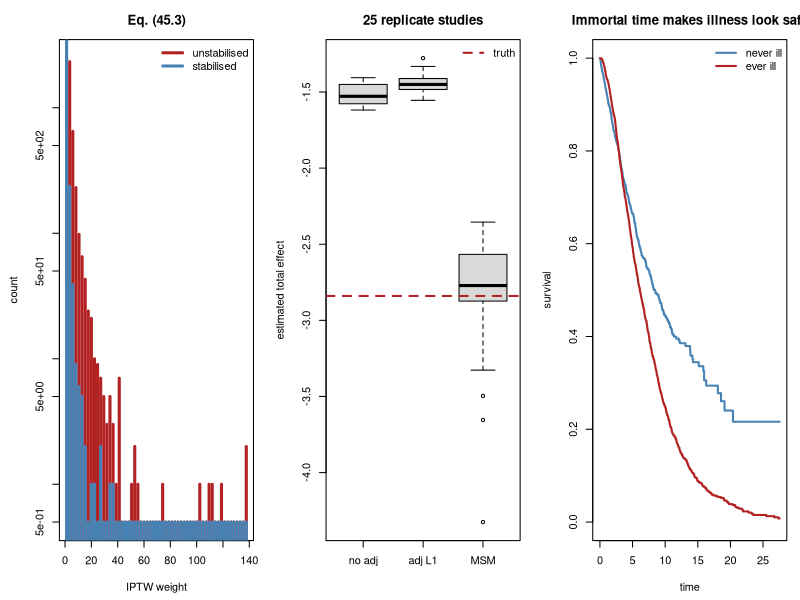

The R source for this figure:
## ---- chunk 1
suppressPackageStartupMessages(library(survival))
MODULE_NAME <- "45_longitudinal_causal"
OUT <- file.path(Sys.getenv("STATS_OUT", unset = "results"), MODULE_NAME)
dir.create(OUT, recursive = TRUE, showWarnings = FALSE)
header <- function(txt) cat("\n", strrep("=", 72), "\n", txt, "\n",
                            strrep("=", 72), "\n", sep = "")
set.seed(45)
TRUE_PER_PERIOD <- -1.0       # effect of one period of treatment on Y
## ---- chunk 2
header("1. Simulating the structure in eq. (45.1)")
simulate_study <- function(n = 6000, seed = 0, effect = TRUE_PER_PERIOD) {
  set.seed(seed)
  U <- rnorm(n)                             # stable frailty, unobserved
  L0 <- rnorm(n) + 0.8 * U                  # baseline biomarker
  A0 <- as.numeric(runif(n) < plogis(0.9 * L0))
  # L1 responds to treatment AND to frailty: mediator and confounder at once.
  L1 <- 0.7 * L0 + 0.9 * U - 1.4 * A0 + rnorm(n)
  A1 <- as.numeric(runif(n) < plogis(0.9 * L1))
  Y <- effect * (A0 + A1) + 1.1 * U + 0.6 * L1 + rnorm(n)
  data.frame(U = U, L0 = L0, A0 = A0, L1 = L1, A1 = A1, Y = Y, cum = A0 + A1)
}
## ---- chunk 3
true_mean <- function(a0, a1, n = 400000, seed = 99,
                      effect = TRUE_PER_PERIOD) {
  set.seed(seed)
  U <- rnorm(n)
  L0 <- rnorm(n) + 0.8 * U
  L1 <- 0.7 * L0 + 0.9 * U - 1.4 * a0 + rnorm(n)
  mean(effect * (a0 + a1) + 1.1 * U + 0.6 * L1 + rnorm(n))
}
BASE <- true_mean(0, 0)
TRUE_A0 <- true_mean(1, 0) - BASE
TRUE_A1 <- true_mean(0, 1) - BASE
TRUE_BOTH <- true_mean(1, 1) - BASE
d <- simulate_study(seed = 1)
cat(sprintf("  n = %d, direct effect per period = %.1f\n", nrow(d),
            TRUE_PER_PERIOD))
cat("\n  TRUE effects, obtained by intervening on the simulation:\n")
cat(sprintf("    treat at t0 only : %+.3f   (direct %+.2f, plus %+.2f through L1)\n",
            TRUE_A0, TRUE_PER_PERIOD, -1.4 * 0.6))
cat(sprintf("    treat at t1 only : %+.3f   (direct only; nothing downstream)\n",
            TRUE_A1))
cat(sprintf("    treat in both    : %+.3f\n", TRUE_BOTH))
cat("\n  The two periods do NOT have the same total effect, because only A0\n")
cat("  has a mediated path. An MSM with a single 'cumulative treatment'\n")
cat("  coefficient would be misspecified here.\n")
cat(sprintf("  treated at t0: %.1f%%; treated at t1: %.1f%%\n",
            100 * mean(d$A0), 100 * mean(d$A1)))
cat("\n  L1 is caused by A0 (coefficient -1.4) and predicts A1:\n")
cat(sprintf("    mean L1 | A0=0 : %+.3f\n", mean(d$L1[d$A0 == 0])))
cat(sprintf("    mean L1 | A0=1 : %+.3f\n", mean(d$L1[d$A0 == 1])))
cat(sprintf("    corr(L1, A1)   : %+.3f\n", cor(d$L1, d$A1)))
cat("\n  Treatment at t0 lowers the biomarker, and a low biomarker makes
  treatment at t1 less likely. So L1 sits on the causal path from A0 to Y and
  simultaneously confounds A1.\n")
## ---- chunk 4
header("2. Adjust for L1, or do not: both are wrong")
models <- list("Y ~ cum (no adjustment)" = Y ~ cum,
               "Y ~ cum + L0" = Y ~ cum + L0,
               "Y ~ cum + L0 + L1 (adjust the mediator)" = Y ~ cum + L0 + L1,
               "Y ~ cum + L0 + L1 + U (impossible)" = Y ~ cum + L0 + L1 + U)
cat(sprintf("  true effect of treatment in BOTH periods = %.3f\n\n", TRUE_BOTH))
cat(sprintf("  %-44s%11s%9s\n", "model", "estimate", "bias"))
for (nm in names(models)) {
  b <- coef(lm(models[[nm]], data = d))[["cum"]] * 2
  cat(sprintf("  %-44s%11.3f%9.3f\n", nm, b, b - TRUE_BOTH))
}
cat("\n  Not adjusting for L1 leaves A1 confounded by the biomarker. Adjusting
  for L1 blocks the pathway through which A0 acts, and additionally conditions
  on a collider (L1 is caused by both A0 and U), which opens a new bias.

  Even the impossible model, which adjusts for the unobserved frailty U, does
  not recover the total effect, because it still blocks the mediated path.

  There is no covariate set that fixes this. The problem is not a missing
  variable, it is that one variable has two incompatible roles.\n")
## ---- chunk 5
header("3. Stabilised weights and the MSM (45.2)-(45.3)")
msm_weights <- function(d, stabilise = TRUE, truncate = NULL) {
  # Denominator: treatment model given the full measured history.
  p0_d <- predict(glm(A0 ~ L0, binomial(), d), type = "response")
  p1_d <- predict(glm(A1 ~ L1 + L0 + A0, binomial(), d), type = "response")
  den <- ifelse(d$A0 == 1, p0_d, 1 - p0_d) * ifelse(d$A1 == 1, p1_d, 1 - p1_d)
  num <- 1
  if (stabilise) {
    p0_n <- predict(glm(A0 ~ 1, binomial(), d), type = "response")
    p1_n <- predict(glm(A1 ~ A0, binomial(), d), type = "response")
    num <- ifelse(d$A0 == 1, p0_n, 1 - p0_n) *
           ifelse(d$A1 == 1, p1_n, 1 - p1_n)
  }
  w <- num / den
  if (!is.null(truncate))
    w <- pmin(pmax(w, quantile(w, truncate / 100)),
              quantile(w, 1 - truncate / 100))
  w
}
## ---- chunk 6
acc <- matrix(NA_real_, 25, 6)
for (i in 1:25) {
  di <- simulate_study(n = 6000, seed = 1200 + i)
  f1 <- coef(lm(Y ~ A0 + A1 + L0, data = di))
  f2 <- coef(lm(Y ~ A0 + A1 + L0 + L1, data = di))
  fm <- coef(lm(Y ~ A0 + A1, data = di, weights = msm_weights(di)))
  acc[i, ] <- c(f1[["A0"]], f1[["A1"]], f2[["A0"]], f2[["A1"]],
                fm[["A0"]], fm[["A1"]])
}
m <- colMeans(acc)
cat("  mean over 25 replicate studies of n = 6,000\n\n")
cat(sprintf("  %-40s%11s%11s%9s%9s\n", "method", "A0 effect", "A1 effect",
            "both", "bias"))
for (z in list(list("regression adjusting L0 only", 1, 2),
               list("regression adjusting L0 and L1", 3, 4),
               list("MSM by stabilised IPTW (45.3)", 5, 6))) {
  tot <- m[z[[2]]] + m[z[[3]]]
  cat(sprintf("  %-40s%11.3f%11.3f%9.3f%9.3f\n", z[[1]], m[z[[2]]],
              m[z[[3]]], tot, tot - TRUE_BOTH))
}
cat(sprintf("  %-40s%11.3f%11.3f%9.3f%9.3f\n", "TRUTH (by intervention)",
            TRUE_A0, TRUE_A1, TRUE_BOTH, 0))
w <- msm_weights(d)
cat("\n  The MSM recovers both effects, including the larger total effect of
  A0 that runs partly through L1. The weights build a pseudo-population in
  which L1 no longer predicts A1, so the confounding is removed WITHOUT
  conditioning on the mediator, which is why the mediated path survives in the
  estimate.

  The regression adjusting for L1 does the opposite: it recovers roughly the
  DIRECT effect of A0 and loses the mediated part entirely.

  Note the MSM still assumes no unmeasured confounding of treatment, which
  here means it would fail if U affected treatment directly. Weighting fixes
  the structural problem, not the ignorability assumption.\n")
## ---- chunk 7
header("4. Weight diagnostics, and why stabilisation matters")
w_un <- msm_weights(d, stabilise = FALSE)
cat(sprintf("  %-26s%8s%9s%10s%10s%9s\n", "weights", "mean", "SD", "max",
            "ESS", "ESS %"))
for (z in list(list("unstabilised", w_un), list("stabilised (45.3)", w),
               list("stabilised + 1% trim", msm_weights(d, truncate = 1)))) {
  ww <- z[[2]]
  ess <- sum(ww)^2 / sum(ww^2)
  cat(sprintf("  %-26s%8.3f%9.3f%10.2f%10.0f%9.1f\n", z[[1]], mean(ww),
              sd(ww), max(ww), ess, 100 * ess / nrow(d)))
}
cat("\n  Stabilised weights have mean near 1 and a far smaller spread, which
  is why they are the default: same estimand, much lower variance.

  The effective sample size is the number to report. A study of 6,000 people
  whose weights leave an ESS of 2,000 has the precision of a study of 2,000,
  and if the ESS collapses the estimate is being driven by a handful of
  individuals with extreme weights.

  Truncation buys stability and introduces bias. State the rule you used and
  show the estimate with and without it.\n")
## ---- chunk 8
header("5. When some people could never have been treated")
cat(sprintf("  %-30s%14s%13s%15s\n", "treatment model strength",
            "min P(treat)", "max weight", "MSM estimate"))
for (strength in c(0.9, 2.0, 4.0)) {
  set.seed(9)
  n <- 6000
  U <- rnorm(n); L0 <- rnorm(n) + 0.8 * U
  A0 <- as.numeric(runif(n) < plogis(strength * L0))
  L1 <- 0.7 * L0 + 0.9 * U - 1.4 * A0 + rnorm(n)
  A1 <- as.numeric(runif(n) < plogis(strength * L1))
  Y <- TRUE_PER_PERIOD * (A0 + A1) + 1.1 * U + 0.6 * L1 + rnorm(n)
  dd <- data.frame(L0 = L0, A0 = A0, L1 = L1, A1 = A1, Y = Y, cum = A0 + A1)
  ww <- msm_weights(dd)
  p1 <- predict(glm(A1 ~ L1 + L0 + A0, binomial(), dd), type = "response")
  est <- coef(lm(Y ~ cum, data = dd, weights = ww))[[2]] * 2
  cat(sprintf("  %-30.1f%14.4f%13.1f%15.3f\n", strength,
              min(min(p1), 1 - max(p1)), max(ww), est))
}
cat(sprintf("  %-30s%14s%13s%15.3f\n", "TRUTH", "", "", TRUE_BOTH))
cat("\n  As the treatment becomes more deterministic, some people have almost
  no chance of receiving the treatment they did not receive. Their weights
  explode and the estimate degrades.

  This is a POSITIVITY violation, and it is the reason to inspect the
  predicted probability distribution before weighting. If a subgroup never
  receives one of the treatments, no method can tell you what would have
  happened to them; the honest move is to restrict the population and say
  so.\n")
## ---- chunk 9
header("6. Illness-death: more than one thing can happen (45.4)")
set.seed(12)
n <- 4000
# Healthy -> Ill -> Dead, with direct Healthy -> Dead too.
rate_ill <- 0.12; rate_death_h <- 0.05; rate_death_i <- 0.30
t_ill <- rexp(n, rate_ill)
t_death_h <- rexp(n, rate_death_h)
becomes_ill <- t_ill < t_death_h
t_entry_ill <- ifelse(becomes_ill, t_ill, Inf)
t_death <- ifelse(becomes_ill, t_ill + rexp(n, rate_death_i), t_death_h)
cens <- rexp(n, 1 / 8)
obs <- pmin(t_death, cens); died <- t_death <= cens
cat(sprintf("  transition intensities (45.4): healthy->ill %.2f, healthy->dead %.2f, ill->dead %.2f\n\n",
            rate_ill, rate_death_h, rate_death_i))
cat(sprintf("  %-44s%10s\n", "quantity", "value"))
cat(sprintf("  %-44s%9.1f%%\n", "became ill before dying", 100 * mean(becomes_ill)))
cat(sprintf("  %-44s%9.1f%%\n", "died during follow-up", 100 * mean(died)))
# The mistake: treat illness as a fixed baseline covariate.
ever_ill <- becomes_ill & (t_entry_ill <= obs)
naive <- t.test(obs[ever_ill], obs[!ever_ill])
cat("\n  Naive comparison, 'ever ill' as a baseline group:\n")
cat(sprintf("    mean follow-up if ever ill    : %.2f\n", mean(obs[ever_ill])))
cat(sprintf("    mean follow-up if never ill   : %.2f\n", mean(obs[!ever_ill])))
cat(sprintf("    p = %.2e\n", naive$p.value))
cat("\n  To be classified as 'ever ill' you must first survive long enough to
  become ill, so the comparison is contaminated by immortal time, exactly as
  in Module 28b. Illness is a STATE ENTERED AT A TIME, not a baseline
  attribute.

  The multi-state formulation keeps each transition separate: each intensity
  in (45.4) is estimated on the people actually at risk of that transition at
  that moment. Competing risks (Module 28b) is the special case where the
  states are absorbing and there is no recovery.\n")
# Show the fix: split follow-up at the moment of illness.
rows <- list()
for (i in seq_len(n)) {
  if (becomes_ill[i] && t_entry_ill[i] < obs[i]) {
    rows[[length(rows) + 1]] <- c(0, t_entry_ill[i], 0, 0)
    rows[[length(rows) + 1]] <- c(t_entry_ill[i], obs[i], as.integer(died[i]), 1)
  } else {
    rows[[length(rows) + 1]] <- c(0, obs[i], as.integer(died[i]), 0)
  }
}
tv <- as.data.frame(do.call(rbind, rows))
names(tv) <- c("start", "stop", "event", "ill")
tv <- tv[tv$stop > tv$start, ]
py <- tapply(tv$stop - tv$start, tv$ill, sum)
ev <- tapply(tv$event, tv$ill, sum)
cat("  Splitting follow-up at the moment of illness:\n")
cat(sprintf("    death rate while healthy : %.3f per unit time (true %.2f)\n",
            ev[["0"]] / py[["0"]], rate_death_h))
cat(sprintf("    death rate while ill     : %.3f per unit time (true %.2f)\n",
            ev[["1"]] / py[["1"]], rate_death_i))
## ---- chunk 10
png(file.path(OUT, "longitudinal_causal.png"), width = 1300, height = 450)
par(mfrow = c(1, 3), mar = c(4.5, 4.5, 3, 1))
br <- seq(0, max(c(w_un, w)) + 0.2, length.out = 60)
h1 <- hist(w_un, breaks = br, plot = FALSE)
h2 <- hist(w, breaks = br, plot = FALSE)
plot(h1$mids, pmax(h1$counts, 0.5), type = "h", log = "y", col = "firebrick",
     lwd = 3, xlab = "IPTW weight", ylab = "count", main = "Eq. (45.3)")
points(h2$mids, pmax(h2$counts, 0.5), type = "h", col = "steelblue", lwd = 3)
legend("topright", c("unstabilised", "stabilised"), lwd = 3, bty = "n",
       col = c("firebrick", "steelblue"))
boxplot(list(`no adj` = acc[, 1] + acc[, 2], `adj L1` = acc[, 3] + acc[, 4],
             MSM = acc[, 5] + acc[, 6]), col = "grey85",
        ylab = "estimated total effect",
        main = "25 replicate studies")
abline(h = TRUE_BOTH, col = "firebrick", lwd = 2, lty = 2)
legend("topright", "truth", lty = 2, lwd = 2, col = "firebrick", bty = "n")
km_h <- survfit(Surv(obs[!ever_ill], died[!ever_ill]) ~ 1)
km_i <- survfit(Surv(obs[ever_ill], died[ever_ill]) ~ 1)
plot(km_h, conf.int = FALSE, col = "steelblue", lwd = 2, xlab = "time",
     ylab = "survival", main = "Immortal time makes illness look safe")
lines(km_i, conf.int = FALSE, col = "firebrick", lwd = 2)
legend("topright", c("never ill", "ever ill"), lwd = 2, bty = "n",
       col = c("steelblue", "firebrick"))
invisible(dev.off())
cat("\nFigure written to", file.path(OUT, "longitudinal_causal.png"), "\n")
## ---- chunk 11

## ---- chunk 12
# sim_fb <- function(fb, seed = 0, n = 5000) {
#   set.seed(seed)
#   U <- rnorm(n); L0 <- rnorm(n) + 0.8 * U
#   A0 <- as.numeric(runif(n) < plogis(0.9 * L0))
#   L1 <- 0.7 * L0 + 0.9 * U - fb * A0 + rnorm(n)
#   A1 <- as.numeric(runif(n) < plogis(0.9 * L1))
#   Y <- TRUE_PER_PERIOD * (A0 + A1) + 1.1 * U + 0.6 * L1 + rnorm(n)
#   data.frame(L0 = L0, A0 = A0, L1 = L1, A1 = A1, Y = Y, cum = A0 + A1)
# }
# cat(sprintf("  %-22s%10s%10s%10s\n", "A0 -> L1 feedback", "no adj",
#             "adj L1", "MSM"))
# for (fb in c(0.0, 0.5, 1.4, 2.5)) {
#   dd <- sim_fb(fb, seed = 31)
#   a <- coef(lm(Y ~ cum + L0, data = dd))[[2]] * 2
#   b <- coef(lm(Y ~ cum + L0 + L1, data = dd))[[2]] * 2
#   cc <- coef(lm(Y ~ cum, data = dd, weights = msm_weights(dd)))[[2]] * 2
#   cat(sprintf("  %-22.1f%10.3f%10.3f%10.3f\n", fb, a, b, cc))
# }
# cat("\n  (the true total effect changes with the feedback, because the
#   mediated path is part of it: it is -2.0 at fb = 0 and more negative as
#   fb grows)\n")
#
# ## With NO feedback (fb = 0) the problem disappears: L1 is a plain
# ## confounder, adjusting for it is correct, and the methods roughly agree.
# ## That is worth seeing, because it shows g-methods are not needed
# ## everywhere.
# ##
# ## As the feedback grows, the two regressions move in OPPOSITE directions
# ## while the MSM tracks the (moving) truth. Opposite directions is the
# ## diagnostic signature: if adjusting and not adjusting for a time-varying
# ## covariate give answers that straddle rather than bracket, you have this
# ## structure.
# ##
# ## The condition for needing g-methods is precise: a covariate that both
# ## predicts later treatment AND is affected by earlier treatment.
## ---- chunk 13

## ---- chunk 14
# sim_u <- function(u_on_a, seed = 0, n = 6000) {
#   set.seed(seed)
#   U <- rnorm(n); L0 <- rnorm(n) + 0.8 * U
#   A0 <- as.numeric(runif(n) < plogis(0.9 * L0 + u_on_a * U))
#   L1 <- 0.7 * L0 + 0.9 * U - 1.4 * A0 + rnorm(n)
#   A1 <- as.numeric(runif(n) < plogis(0.9 * L1 + u_on_a * U))
#   Y <- TRUE_PER_PERIOD * (A0 + A1) + 1.1 * U + 0.6 * L1 + rnorm(n)
#   data.frame(L0 = L0, A0 = A0, L1 = L1, A1 = A1, Y = Y, cum = A0 + A1)
# }
# cat(sprintf("  true total effect = %.3f\n\n", TRUE_BOTH))
# cat(sprintf("  %-28s%14s%9s\n", "U -> treatment strength", "MSM estimate",
#             "bias"))
# for (uo in c(0.0, 0.4, 0.8, 1.5)) {
#   dd <- sim_u(uo, seed = 41)
#   est <- coef(lm(Y ~ cum, data = dd, weights = msm_weights(dd)))[[2]] * 2
#   cat(sprintf("  %-28.1f%14.3f%9.3f\n", uo, est, est - TRUE_BOTH))
# }
#
# ## The MSM is unbiased only in the first row. As soon as an unmeasured
# ## variable influences treatment, the weights are computed from the wrong
# ## model and the bias returns.
# ##
# ## This is the honest limitation and it mirrors Module 32 and exercise E4:
# ## g-methods solve the STRUCTURAL problem of a mediator-confounder, they do
# ## not solve ignorability. No weighting scheme can adjust for something you
# ## did not measure.
# ##
# ## Report a sensitivity analysis: how strong would U have to be to move the
# ## estimate to null? That is the E-value logic applied to a longitudinal
# ## setting.
## ---- chunk 15

## ---- chunk 16
# ## Naive: 'ever ill' as a baseline covariate.
# naive_df <- data.frame(T = obs, E = as.integer(died),
#                        ill = as.integer(ever_ill))
# cn <- coxph(Surv(T, E) ~ ill, data = naive_df)
# ## Correct: split follow-up at the moment of illness (already built as `tv`).
# cph <- coxph(Surv(start, stop, event) ~ ill, data = tv)
# true_hr <- rate_death_i / rate_death_h
# cat(sprintf("  true hazard ratio for illness = %.2f\n\n", true_hr))
# cat(sprintf("  %-42s%9s%9s\n", "analysis", "HR", "bias"))
# cat(sprintf("  %-42s%9.2f%9.2f\n", "ill as a BASELINE covariate",
#             exp(coef(cn)[[1]]), exp(coef(cn)[[1]]) - true_hr))
# cat(sprintf("  %-42s%9.2f%9.2f\n", "ill as a TIME-DEPENDENT covariate",
#             exp(coef(cph)[[1]]), exp(coef(cph)[[1]]) - true_hr))
#
# ## The baseline analysis understates the hazard dramatically, and can even
# ## reverse it, because everyone in the 'ill' group is guaranteed to have
# ## survived until they became ill. That immortal person-time is credited to
# ## the illness state.
# ##
# ## Splitting the follow-up assigns each person-day to the state they were
# ## actually in, and recovers the true ratio.
# ##
# ## The general rule, which covers Module 28b's landmark analysis and this
# ## module's multi-state models: a variable measured AFTER baseline must
# ## enter the model as time-dependent, or the analysis must start the clock
# ## at the moment the variable is known.
